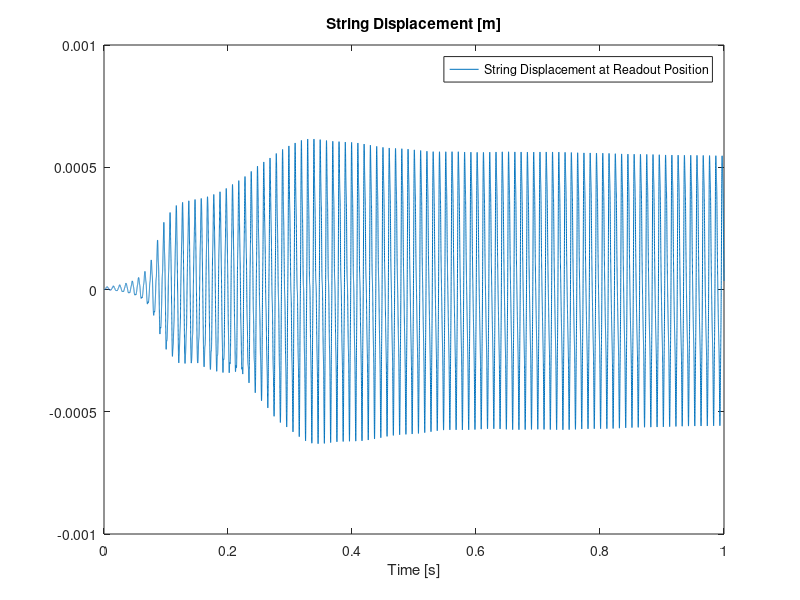

Write the MATLAB code that produced this figure.
%++++++++++++++++++++++++++++++++++++++++++++++++++++++++
%     Non Iterative Bowed stiff String FDTD
% Ist order system - Non Iterative
%         Riccardo Russo
%       University of Bologna
%++++++++++++++++++++++++++++++++++++++++++++++++++++++++

clear 
close all

%+++++++++++++++++++++++++++++++++++++++++++++++++++++++++++++++++++++++++%
%%%%% Custom Parameters
realTimeDraw = false;
play = false;
dampOn = true;
smSolver = true;

osFac = 1;          %Oversampling factor
SR = 44100*osFac;   %Sample rate [Hz]
T = 1;            %Time of Simulation [s]
k = 1/SR;
timeSamples = floor(T*SR);                       %Length of sim [samples]
timeVec = (1:floor(timeSamples))*k;              %Time vector [sec]
timeVecUS = (1:floor(timeSamples/osFac))*k*osFac;%Time vector after undersampling

%%%%% Define variables of the system
radius = 0.00029;
rho = 8e3;             % String Density [kg/m] 
T0 = 40;               % Tension [N] 
E = 174e9;            % Young modulus [Pa]
L = 0.7;              %length in meters
             
Area = pi*radius^2;      % Area of string section
rA = rho*Area;
I0 = (pi*radius^4)/ 4;   % Moment of Inertia
K =sqrt(E*I0/rA);    % Stiffness parameter

c = sqrt(T0/rA); 

Fb = 10*ones(1,timeSamples);            %Bow pressure scaled by rho A [force/linear density]
a = 100;            %Bow free parameter
vb = 0.2;           %Bow velocity [m/s]

bowVel = zeros(1,timeSamples);
bowVel(:) = vb;

excitPos = 0.633*L;
outPos = 0.33*L;

%+++++++++++++++++++++++++++++++++++++++++++++++++++++++++++++++++++++++++%
%%%%% Damping
omega1 = 0*2*pi;
omega2 = 1000*2*pi;
T601 = 15; T602 = 10;
param1 = (-c^2 + sqrt(c^4 + 4*K^2*omega1^2))/(2*K^2);
param2 = (-c^2 + sqrt(c^4 + 4*K^2*omega2^2))/(2*K^2);

sigma0 = (6*log(10)/(param2 - param1))*(param2/T601 - param1/T602); 
sigma1 = (6*log(10)/(param2 - param1))*(-1/T601 + 1/T602);

if ~dampOn sigma0 = 0; sigma1 = 0; end

%+++++++++++++++++++++++++++++++++++++++++++++++++++++++++++++++++++++++++%
%%%%% Compute grid spacing from variables
epsilon = 0;          %Deviation from stability condition. eps \in [0,1)
%h = sqrt((c^2*k^2 + 4*sigma1*k + sqrt((c^2*k^2 + 4*sigma1*k)^2+((16*K^2*k^2))))/2)*(1 + epsilon);
h = 1.00*c*k;
N = floor(L/h);
h = L/N;
nPoints = N - 1;
lambda = c*k/h;

outPoint = floor(outPos/h);

%+++++++++++++++++++++++++++++++++++++++++++++++++++++++++++++++++++++++++%
%%%%% Offline initialization of matrices
Id = speye(nPoints);
Dxm = (diag(ones(1,N)) + diag(-1*ones(1,N-1),-1));
Dxm = sparse(Dxm(:,1:end-1)/h);
Dxp = -1*Dxm.';
Dxx = Dxp*Dxm;
Dxxxx = Dxx.'*Dxx;
I = speye(2*nPoints);


%%%%% Dirac Delta approx & J coefficient
excitSample = excitPos/h;
excitPosFloor = floor(excitSample);
beta = excitSample - excitPosFloor;
delta = zeros(nPoints,1);
delta(excitPosFloor) = (1-beta)/h;
delta(excitPosFloor+1) = beta/h;

%+++++++++++++++++++++++++++++++++++++++++++++++++++++++++++++++++++++++++%
%%%%% Initializing States & Matrices
x = [zeros(nPoints,1) ; zeros(nPoints,1)];

zeta = [zeros(nPoints,1) ; delta];
zetaTR = zeta.';
zetaOutProd = zeta*zetaTR;

J = [zeros(nPoints),Id;
    c^2*Dxx - K*Dxxxx, -2*(sigma0*Id - sigma1*Dxx)];

A1 = I - 0.5*k*J;
A11 = A1(1:nPoints,1:nPoints);
A12 = A1(1:nPoints,nPoints + 1:end);
A21 = A1(nPoints + 1:end,1:nPoints);
A22 = A1(nPoints + 1:end,nPoints + 1:end);

%Computation of Shur Complement of A
invA11 = A11^-1; %Notice that A11=eye so invA11=A11
shurComp = A22 - A21*(invA11*A12);
invShurComp = shurComp^-1;

B1 = sparse(I + 0.5*k*J);

%%%%% Initializing outputs
OutPlay = zeros(1,floor(timeSamples/osFac));
Out = zeros(1,timeSamples);

%+++++++++++++++++++++++++++++++++++++++++++++++++++++++++++++++++++++++++%
%%%%% Simulation
tic
for i = 1:timeSamples

    zeta1 = h*zetaTR*x;
    eta = zeta1 - bowVel(i);
    d = sqrt(2*a)*exp(-a*eta^2 + 0.5);
    lambda = sqrt(2*a)*exp(-a*eta^2 + 0.5)*(1 - 2*a*eta^2);

    if smSolver
%     %Calculating known terms
        zeta2 = zeta*zeta1;
     
        B2 = B1*x;
        B = B2 + zeta2*0.5*k*Fb(i)*(lambda - 2*d) + k*Fb(i)*d*zeta*bowVel(i);
        
        b1 = B(1:nPoints); b2 = B(nPoints + 1:end);
        
        %Sherman morrison solver
        v = (0.5*k*h*Fb(i)*lambda)*zeta;
        v1 = v(1:nPoints); v2 = v(nPoints + 1:end);
        
        invAv2 = invShurComp*v2; invAv1 = - invA11*A12*invAv2;
        invAv = [invAv1;invAv2];
        
        y2 = A11*b1; z2 = b2 - A21*y2;
        invAb2 = invShurComp*z2; invAb1 = y2 - invA11*A12*invAb2;
        invAb = [invAb1;invAb2];
        
        vt1 = zetaTR*invAv; vt2 = zetaTR*invAb;
        
        xNext = invAb - (1/(1+vt1))*invAv*vt2;
    else
        A = I + 0.5*k*h*Fb(i)*lambda*zetaOutProd - 0.5*k*J;
        B = (I + 0.5*k*h*Fb(i)*(lambda - 2*d)*zetaOutProd + 0.5*k*J)*x + k*Fb(i)*d*zeta*bowVel(i);
        xNext = A\B;
    end

    uNext = xNext(1:nPoints);
    Out(i)= uNext(outPoint);

    x = xNext;

    if realTimeDraw
        plot(xNext(1:nPoints));
        ylim([-1e-4,1e-4]);
        drawnow
    %     pause(0.05);
        hold off
    end
end
toc

%+++++++++++++++++++++++++++++++++++++++++++++++++++++++++++++++++++++++++%
%%%%% Retrieving undersampled output for comparison with other schemes
finalOSFac = 1;
if finalOSFac>osFac disp("Undersampling Error."); return; end

OutPlay = zeros(1,floor(timeSamples/(osFac/finalOSFac)));

for i=1:size(Out,2)
    if ~mod(i,osFac) || mod(i,osFac) == osFac/finalOSFac
        index = i/(osFac/finalOSFac);
        OutPlay(index) = Out(i);
    end
end

if play soundsc(OutPlay,SR); end

%+++++++++++++++++++++++++++++++++++++++++++++++++++++++++++++++++++++++++%
%%%%% Plots
figure(1)
% plot(timeVecUS,OutPlay);
plot(timeVec,Out);
title('String Displacement [m]');
legend('String Displacement at Readout Position');
xlabel('Time [s]');


% figure(2)
% plot(timeVec,BowPower);
% title('Energy Balance [W]');
% xlabel('Time [s]');